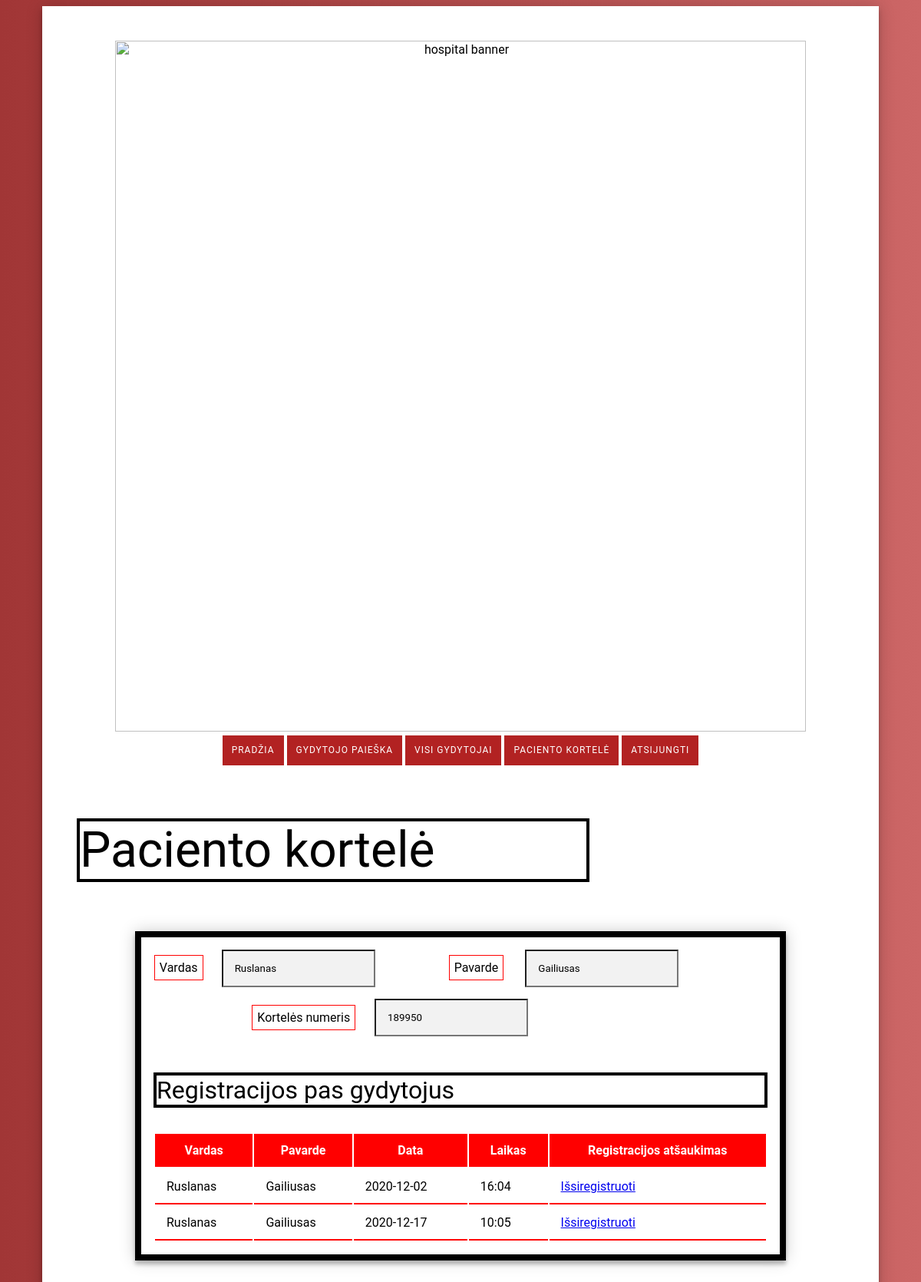
Page /patientCard.php (signed in) on the earlier database version.
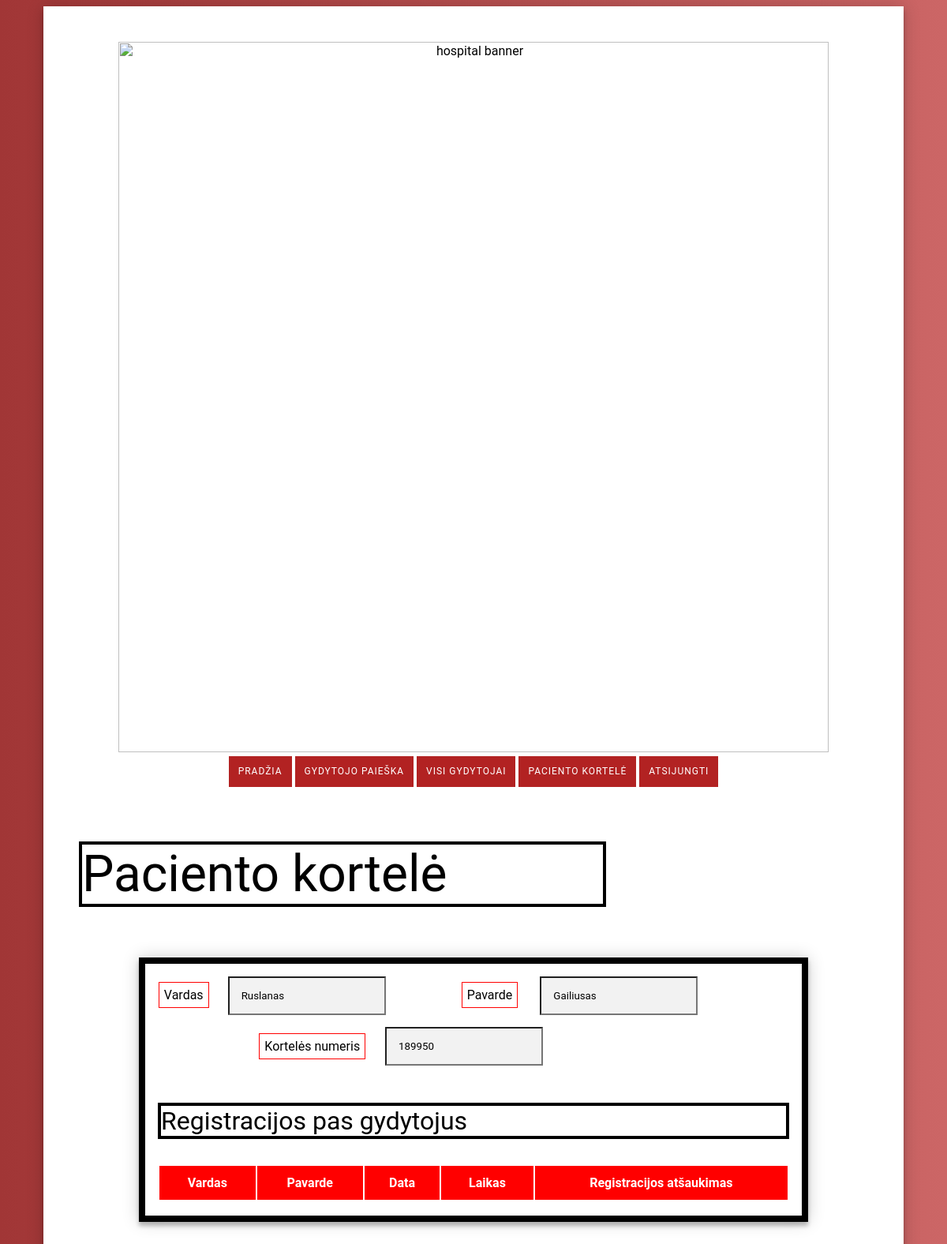
Same page on the later database version.
### tables this page shows
CREATE TABLE `registrations` (
  `registration_id` int(11) NOT NULL,
  `user_id` int(11) NOT NULL,
  `doctor_id` int(11) NOT NULL,
  `username` varchar(100) NOT NULL,
  `lastname` varchar(100) NOT NULL,
  `profession` varchar(100) NOT NULL,
  `date` date NOT NULL,
  `time` varchar(100) NOT NULL
);

### patientCard.php (the view, shortened to what this page needs)
<head>
    <link rel="stylesheet" href="style.css">
</head>
<div class="patient-page">
    <div class="card">
        <form class="patient-info">
            <?php include "navigation.php"?>
            <p style="border: 4px solid;font-size:64px;text-align:left;width:66%;">Paciento kortelė</p>
            <div class="patient-info-card">
                <?php
                require_once "connect.php";
                $mysqli = new mysqli($host,$db_user,$db_password, $db_name);
                $username = $_SESSION['username'];
                $lastname = $_SESSION['lastname'];
                $id = $_SESSION['id'];
                $s_id = $_SESSION['id'];
                $sql_select = "SELECT card_id FROM users WHERE id='$s_id'";
                $selects_query = mysqli_query($mysqli, $sql_select);
                while($row = $selects_query->fetch_assoc()){
                    $card_id = $row['card_id'];
                    if($card_id==0){
                        $rand = rand(9000,9999);
                        $value = $id . $rand;
                        $sql_insert = "UPDATE users SET card_id = $value WHERE id='$s_id'";
                        $inserts_query = mysqli_query($mysqli, $sql_insert);
                    }
                    else {
                        $card_value= $card_id;
                    }
                }
                echo "<label style='position: relative;left:-8%; border:1px solid red; padding:6px'>Vardas</label>";
                echo "<input style='position: relative;left:-5%' type='text' value='$username' placeholder='Vardas' readonly/>";
                echo "<label style='position: relative;left:7%; border:1px solid red; padding:6px'>Pavarde</label>";
                echo "<input style='position: relative;left:10.5%' type='text' value='$lastname' placeholder='Pavardė' readonly/>";
                echo "<label style='position: relative;left:-59%;top:65px; border:1px solid red; padding:6px' type='text'>Kortelės numeris</label>";
                echo "<input style='position: relative;left:-1.5%' type='text' value='$card_value' placeholder='Kortelės numeris' readonly/>";
                ?>
                <p style="border: 4px solid;font-size:32px;text-align:left;width:99%;">Registracijos pas gydytojus</p>
                <?php
                require_once "connect.php";
                $connection = new mysqli($host,$db_user,$db_password, $db_name);
                $user_id = $_SESSION['id'];
                $query = "SELECT * FROM registrations WHERE user_id=$user_id";
                $search_query = mysqli_query($connection, $query);
                ?>
                <table class="patient-table"style="width:100%">
                    <tr>
                        <thead>
                        <th>Vardas</th>
                        <th>Pavarde</th>
                        <th>Data</th>
                        <th>Laikas</th>
                        <th>Registracijos atšaukimas</th>
                        </thead>
                    </tr>
                        <tbody>
                        <?php
                        while($row = mysqli_fetch_assoc($search_query)){
                        ?>
                    <tr>
                        <td><?php echo $row['username']?></td>
                        <td><?php echo $row['lastname']?></td>
                        <td><?php echo $row['date']?></td>
                        <td><?php echo $row['time']?></td>
                        <?php
                        $doctor_ids = $row['doctor_id'];
                        $doctor_date = $row['date'];
                        ?>
                        <td><a href="patientCard.php?link<?php echo $doctor_ids.$doctor_date?>"">Išsiregistruoti</a></td>
                    </tr>
                        <?php
                        }
                        ?>
                        </tbody>
                </table>
            </div>
        </form>
    </div>
</div>

Differences in the rows shown:
removed registrations: username "Ruslanas", lastname "Gailiusas", date "2020-12-02", time "16:04"
removed registrations: username "Ruslanas", lastname "Gailiusas", date "2020-12-17", time "10:05"
